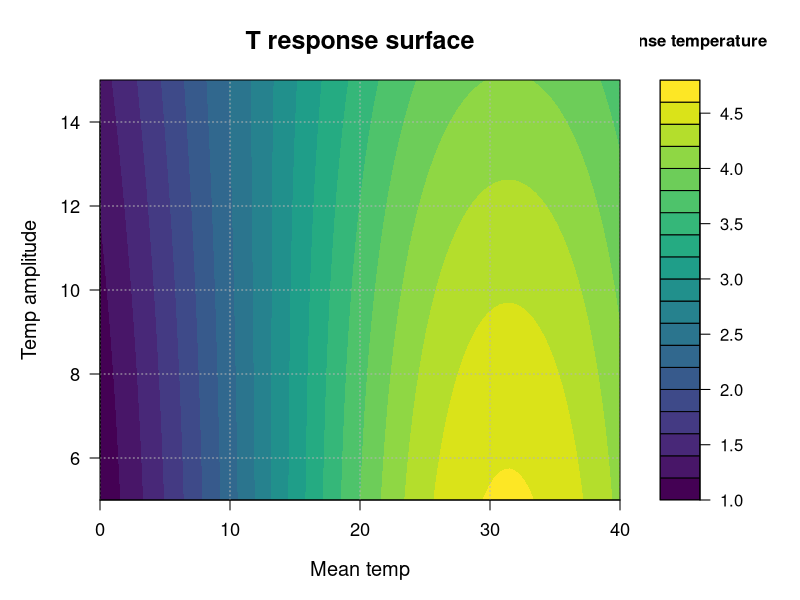
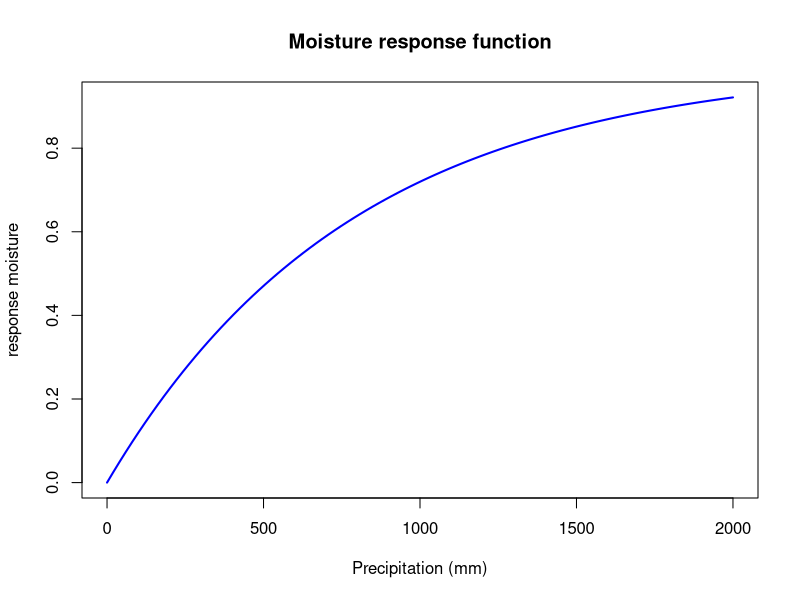
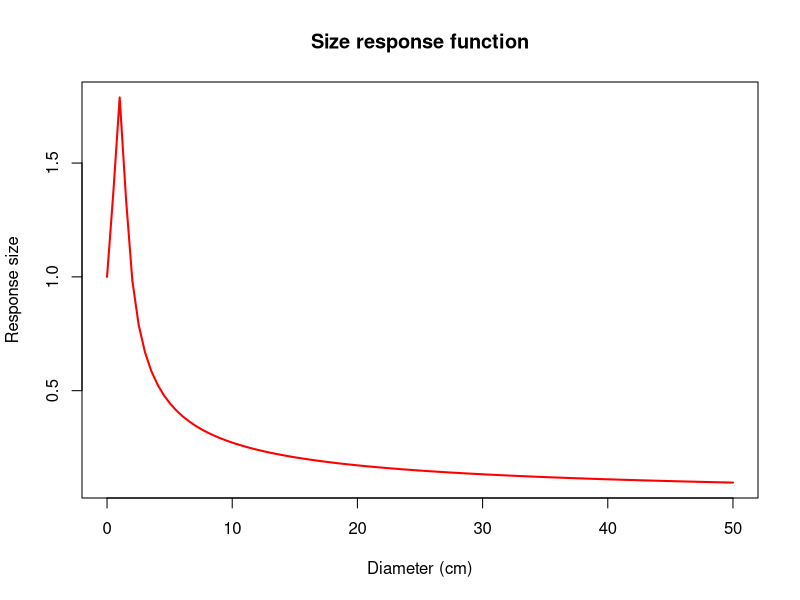

These charts were generated, in order, by the following R code:

Yasso07Parameters_load = read.csv("y07par_gui.csv")

# the temperature functions are four, one for each of the AWEN pools:

# T1 = MT + 4 * TA / pi * (1 / sqrt(2) - 1)          # Eq. 2.4 in model description
# T2 = MT - 4 * TA / (sqrt(2) * pi)                  # Eq. 2.5 in model description
# T3 = MT + 4 * TA / pi * (1 - 1 / sqrt(2))          # Eq. 2.6 in model description
# T4 = MT + 4 * TA / (sqrt(2) * pi)   
# mean(exp(beta1 * c(T1, T2, T3, T4) + beta2 * (c(T1, T2, T3, T4)^2)))
                
#Build exploratory grid of the temp functions

# Define the T1 function
T1 <- function(MT, TA) {
      MT + 4 * TA / pi * (1 / sqrt(2) - 1)
}
T2 <- function(MT, TA) {
      MT - 4 * TA / (sqrt(2) * pi) 
}
T3 <- function(MT, TA) {
      MT + 4 * TA / pi * (1 - 1 / sqrt(2))       
}
T4 <- function(MT, TA) {
      MT + 4 * TA / (sqrt(2) * pi)   
}

beta1 = Yasso07Parameters_load$value[17]
beta2 = Yasso07Parameters_load$value[18]

Temperature_function = function(MT, TA, beta1, beta2) {
      
      response = mat.or.vec(length(MT), length(TA))
      colnames(response) = TA
      rownames(response) = MT
      
      for(i in 1:length(MT)) {
            print(paste("Processing MT:", MT[i], "of", length(MT)))
            for(j in 1:length(TA)) {
                  print(paste("Processing TA:", TA[j], "of", length(TA)))
                  # Calculate T1, T2, T3, and T4
                  T1_val <- T1(MT[i], TA[j])
                  T2_val <- T2(MT[i], TA[j])
                  T3_val <- T3(MT[i], TA[j])
                  T4_val <- T4(MT[i], TA[j])
                  
                  # Calculate the mean of the exponentiated values
                  # using the provided beta1 and beta2
                  response[i, j] <- mean(exp(beta1 * c(T1_val, T2_val, T3_val, T4_val) + beta2 * (c(T1_val, T2_val, T3_val, T4_val)^2)))
                  print(paste("Response value:", response[i, j]))
                  }
      }
      return(response)
}        
               
               
# Create the grid of MT and TA values
MT_values <- seq(0, 40, length.out = 100)
TA_values <- seq(5, 15, length.out = 100)

T_response_matrix  = Temperature_function(MT_values, TA_values, beta1, beta2)



# Set up a nice color palette
library(viridis)


png("./study_functions/T_response_contour_plot.png", width = 800, height = 600, res = 100)
par(mar = c(5, 5, 4, 6))  # Adjust margins for better layout

# Create filled contour plot with custom levels
filled.contour(
      x = MT_values,
      y = TA_values,
      z = T_response_matrix,
      color.palette = viridis,
      levels = pretty(range(T_response_matrix), 20),
      plot.title = title(
            main = "T response surface",
            xlab = "Mean temp",
            ylab = "Temp amplitude",
            cex.main = 1.5,
            cex.lab = 1.2
      ),
      key.title = title(main = "response temperature", cex.main = 1),
      plot.axes = {
            axis(1, cex.axis = 1.1)
            axis(2, cex.axis = 1.1)
            # Add gridlines
            grid(lty = "dotted", col = "gray70")
      }
)
dev.off()


#### study moisture function

gamma = Yasso07Parameters_load$value[26]

moisture <- function(PR) {
      1 - exp(gamma * (PR/ 1000))
}


png("./study_functions/Moisture_function_plot.png", width = 800, height = 600, res = 100)
PR_seq = seq(0, 2000, length.out = 100)
plot(PR_seq, moisture(PR = PR_seq), type = "l", col = "blue", lwd = 2,
     xlab = "Precipitation (mm)", ylab = "response moisture",
     main = "Moisture response function"
)
dev.off()




# plot the size scling, applied only to AWEN and not H pool

#(1 + delta1 * WS + delta2 * (WS^2))^(r), k[5]

delta1 = Yasso07Parameters_load$value[39]
delta2 = Yasso07Parameters_load$value[40]
r = Yasso07Parameters_load$value[41]

size <- function(WS) {
   (1 + delta1 * WS + delta2 * (WS^2))^(r)
   }

png("./study_functions/Size_function_plot.png", width = 800, height = 600, res = 100)
WS_seq = seq(0, 50, length.out = 100)
plot(WS_seq, size(WS = WS_seq), type = "l", col = "red", lwd = 2,
     xlab = "Diameter (cm)", ylab = "Response size",
     main = "Size response function"
)
dev.off()
